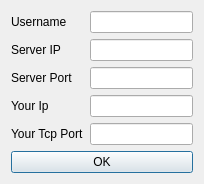
<?xml version="1.0" encoding="UTF-8"?>
<ui version="4.0">
 <class>ServerInfo</class>
 <widget class="QDialog" name="ServerInfo">
  <property name="geometry">
   <rect>
    <x>0</x>
    <y>0</y>
    <width>204</width>
    <height>177</height>
   </rect>
  </property>
  <property name="windowTitle">
   <string>Configuration</string>
  </property>
  <layout class="QGridLayout" name="gridLayout">
   <item row="0" column="0">
    <layout class="QVBoxLayout" name="verticalLayout_3">
     <item>
      <layout class="QHBoxLayout" name="horizontalLayout">
       <item>
        <layout class="QVBoxLayout" name="verticalLayout">
         <item>
          <widget class="QLabel" name="label_3">
           <property name="text">
            <string>Username </string>
           </property>
          </widget>
         </item>
         <item>
          <widget class="QLabel" name="label">
           <property name="text">
            <string>Server IP</string>
           </property>
          </widget>
         </item>
         <item>
          <widget class="QLabel" name="label_2">
           <property name="text">
            <string>Server Port</string>
           </property>
          </widget>
         </item>
         <item>
          <widget class="QLabel" name="label_4">
           <property name="text">
            <string>Your Ip</string>
           </property>
          </widget>
         </item>
         <item>
          <widget class="QLabel" name="label_5">
           <property name="text">
            <string>Your Tcp Port</string>
           </property>
          </widget>
         </item>
        </layout>
       </item>
       <item>
        <layout class="QVBoxLayout" name="verticalLayout_2">
         <item>
          <widget class="QLineEdit" name="lineEditUserName">
           <property name="maxLength">
            <number>10</number>
           </property>
          </widget>
         </item>
         <item>
          <widget class="QLineEdit" name="lineEditServerIp">
           <property name="maxLength">
            <number>16</number>
           </property>
          </widget>
         </item>
         <item>
          <widget class="QLineEdit" name="lineEditServerPort">
           <property name="maxLength">
            <number>5</number>
           </property>
          </widget>
         </item>
         <item>
          <widget class="QLineEdit" name="lineEditMyIp"/>
         </item>
         <item>
          <widget class="QLineEdit" name="lineEditMyPort"/>
         </item>
        </layout>
       </item>
      </layout>
     </item>
     <item>
      <widget class="QPushButton" name="pushButtonOk">
       <property name="text">
        <string>OK</string>
       </property>
      </widget>
     </item>
    </layout>
   </item>
  </layout>
 </widget>
 <resources/>
 <connections/>
</ui>
